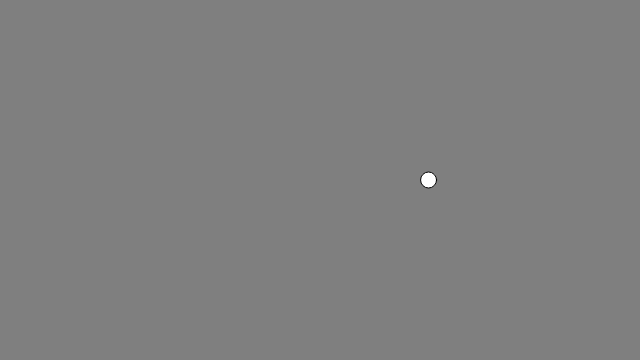
Frame 1 (no input)
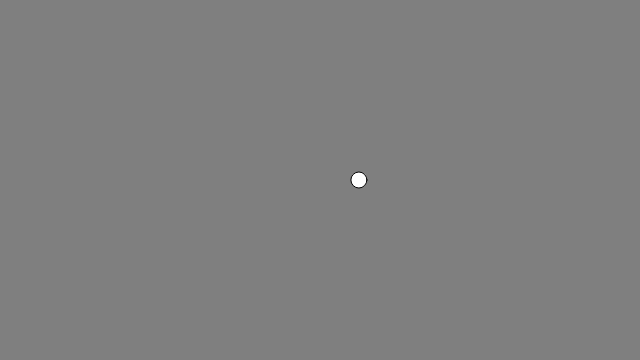
Frame 60 (no input)
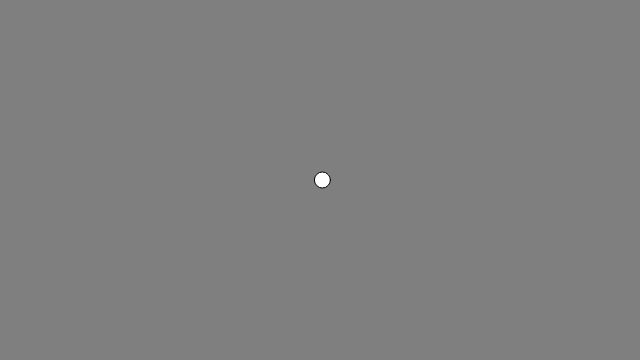
Frame 120 (the mouse pressed at the canvas centre since frame 60)

The p5.js sketch that drew these frames (run headless with seeded random() and noise() and a simulated clock; from frame 60 on, the mouse is pressed at the canvas centre):

// p5.js sketch
// ── sketch.js

let t = 0

// eslint-disable-next-line
function setup() {
    createCanvas(640, 360)
}

// eslint-disable-next-line
function draw() {
    background(127)

    let n = noise(t)
    let x = map(n, 0, 1, 0, width)
    ellipse(x, 180, 16, 16)

    t = t + 0.03
}
